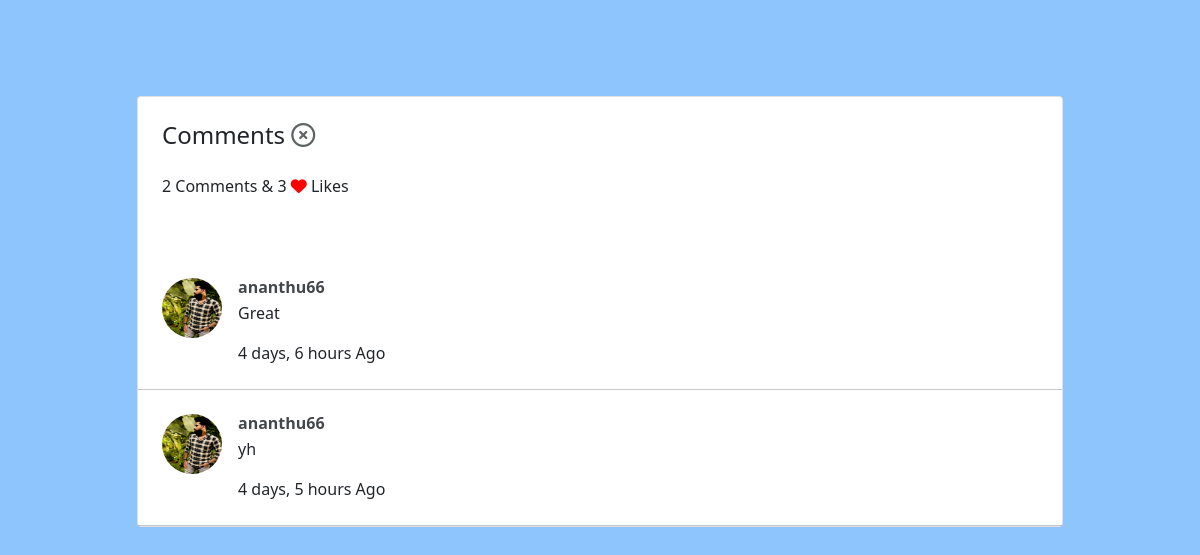
/comments/32, run on the app's committed database.
### socialapp/models.py (models this page shows, shortened)
class Comments(models.Model):
    user=models.ForeignKey(User,on_delete=models.CASCADE)
    profile=models.ForeignKey(Profile,on_delete=models.CASCADE)
    post=models.ForeignKey(Post,on_delete=models.CASCADE)
    message=models.TextField()
    posted=models.DateTimeField(auto_now_add=True)

class Profile(models.Model):
    user=models.ForeignKey(User,on_delete=models.CASCADE)
    bio=models.TextField(blank=True)
    profile_img=models.ImageField(null=True,blank=True,default='blank-profile-picture.png')
    location=models.CharField(max_length=200,blank=True)
    followers=models.ManyToManyField(User,related_name='followers',blank=True,null=True)
    following=models.ManyToManyField(User,related_name='following',blank=True,null=True)

### socialapp/views.py (the view)
# urls.py: path('comments/<int:id>',comments,name='comments'),
def comments(request,id):
   post=Post.objects.get(id=id)
   the_post_comments=post.comments_set.all()
   likes=post.likes.all().count()
   count=post.comments_set.all().count()
   if request.user.is_authenticated:
    user=User.objects.get(username=request.user)
    profile=Profile.objects.get(user=user)
   else:
      user=0
      profile=0
   message=request.POST.get('message')
   if request.method =='POST':
      the_comment=Comments.objects.create(user=request.user,profile=profile,post=post,message=message)
      return redirect('comments',id=post.id)
   return render(request,'comments.html',{'comments':the_post_comments,'count':count,'profile':profile,'likes':likes})

### socialapp/templates/comments.html (shortened to what this page needs)
<!DOCTYPE html>
<html lang="en">
<head>{% load static %}
<link href="https://cdn.jsdelivr.net/npm/bootstrap@5.0.2/dist/css/bootstrap.min.css" rel="stylesheet">
</head>
<body style="background-color: #8EC5FC;
">
<section>
    <div class="container my-5 py-5">
      <div class="row d-flex justify-content-center">
        <div class="col-md-12 col-lg-10">
          <div class="card text-dark">
            <div class="card-body p-4">
              <h4 class="mb-0">Comments <span> <a href="{% url 'home' %}" style="text-decoration: none;color:#5e6464;" type="submit" ><i class="fa-regular fa-circle-xmark"></i></a></span></h4> <br>
              <p class="fw-strong mb-4 pb-2">{{count}} Comments  & {{likes}} <i class="fa-solid fa-heart" style="color: red;"></i> Likes
            </div>
            {% for post in comments %}
            <div class="card-body p-4">
              <div class="d-flex flex-start">
                <img class="rounded-circle shadow-1-strong me-3"
                  src="{{post.profile.profile_img.url}}" alt="avatar" width="60"
                  height="60" />
                <div>
                  <h6 class="fw-bold mb-1"><a style="text-decoration: none;color: rgb(67, 71, 75);" href="{% url 'view-profile' post.user.id %}">{{post.user}}</a></h6>
                  <div class="d-flex align-items-center mb-3">
                    <p class="mb-0">
                      {{post.message}}
                    </p>
                  </div>
                  <p class="mb-0">
                    {{post.posted|timesince}} Ago
                  </p>
                </div>
              </div>
            </div>
            <hr class="my-0" style="height: 1px;" />
            {% endfor %}
          </div>
      </div>
    </div>
  </section>
</body>
</html>

### data on the page
Comments: profile.profile_img (picture), user "ananthu66", message "Great", posted "4 days, 6 hours"
Comments: profile.profile_img (picture), user "ananthu66", message "yh", posted "4 days, 5 hours"

### other printed values
{{ count }} "2"
{{ likes }} "3"
